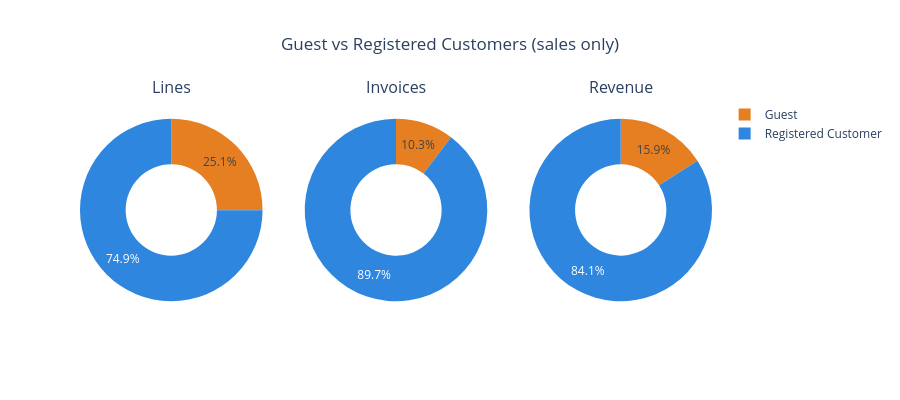

Notebook code for this chart:
### Markdown cell above
These donuts show the weight of Guests in lines, invoices and revenue, in other words how much will be left out of the customer RFM.

### Code cell
# Guest vs Registered (sales lines only)
guest_summary = (
    df_products_clean[df_products_clean["Quantity"] > 0]
    .assign(Revenue=lambda d: d["Quantity"] * d["UnitPrice"])
    .groupby("Customer_Type")
    .agg(Lines=("InvoiceNo", "size"),
         Invoices=("InvoiceNo", "nunique"),
         Revenue=("Revenue", "sum"))
    .reset_index()
)
display(guest_summary)

type_colors = {"Guest": "#E67E22", "Registered Customer": "#2E86DE"}

fig = make_subplots(rows=1, cols=3, specs=[[{"type": "domain"}] * 3],
                    subplot_titles=("Lines", "Invoices", "Revenue"))
for i, metric in enumerate(["Lines", "Invoices", "Revenue"], start=1):
    fig.add_trace(go.Pie(
        labels=guest_summary["Customer_Type"], values=guest_summary[metric],
        hole=0.5, sort=False, name=metric,
        marker=dict(colors=[type_colors[t] for t in guest_summary["Customer_Type"]]),
    ), row=1, col=i)
fig.update_layout(title_text="Guest vs Registered Customers (sales only)", title_x=0.5, height=400)
fig.show()

### Figure 1 — Plotly figure (JSON) as saved in the notebook; plotly's stock layout.template omitted (floating-point values rounded to 4 significant figures)
{"data": [{"domain": {"x": [0, 0.2889], "y": [0, 1]}, "hole": 0.5, "labels": ["Guest", "Registered Customer"], "marker": {"colors": ["#E67E22", "#2E86DE"]}, "name": "Lines", "sort": false, "type": "pie", "values": [132539, 396374]}, {"domain": {"x": [0.3556, 0.6444], "y": [0, 1]}, "hole": 0.5, "labels": ["Guest", "Registered Customer"], "marker": {"colors": ["#E67E22", "#2E86DE"]}, "name": "Invoices", "sort": false, "type": "pie", "values": [2116, 18405]}, {"domain": {"x": [0.7111, 1], "y": [0, 1]}, "hole": 0.5, "labels": ["Guest", "Registered Customer"], "marker": {"colors": ["#E67E22", "#2E86DE"]}, "name": "Revenue", "sort": false, "type": "pie", "values": [1658000.0, 8766000.0]}], "layout": {"annotations": [{"font": {"size": 16}, "showarrow": false, "text": "Lines", "x": 0.1444, "xanchor": "center", "xref": "paper", "y": 1, "yanchor": "bottom", "yref": "paper"}, {"font": {"size": 16}, "showarrow": false, "text": "Invoices", "x": 0.5, "xanchor": "center", "xref": "paper", "y": 1, "yanchor": "bottom", "yref": "paper"}, {"font": {"size": 16}, "showarrow": false, "text": "Revenue", "x": 0.8556, "xanchor": "center", "xref": "paper", "y": 1, "yanchor": "bottom", "yref": "paper"}], "height": 400, "title": {"text": "Guest vs Registered Customers (sales only)", "x": 0.5}}}
